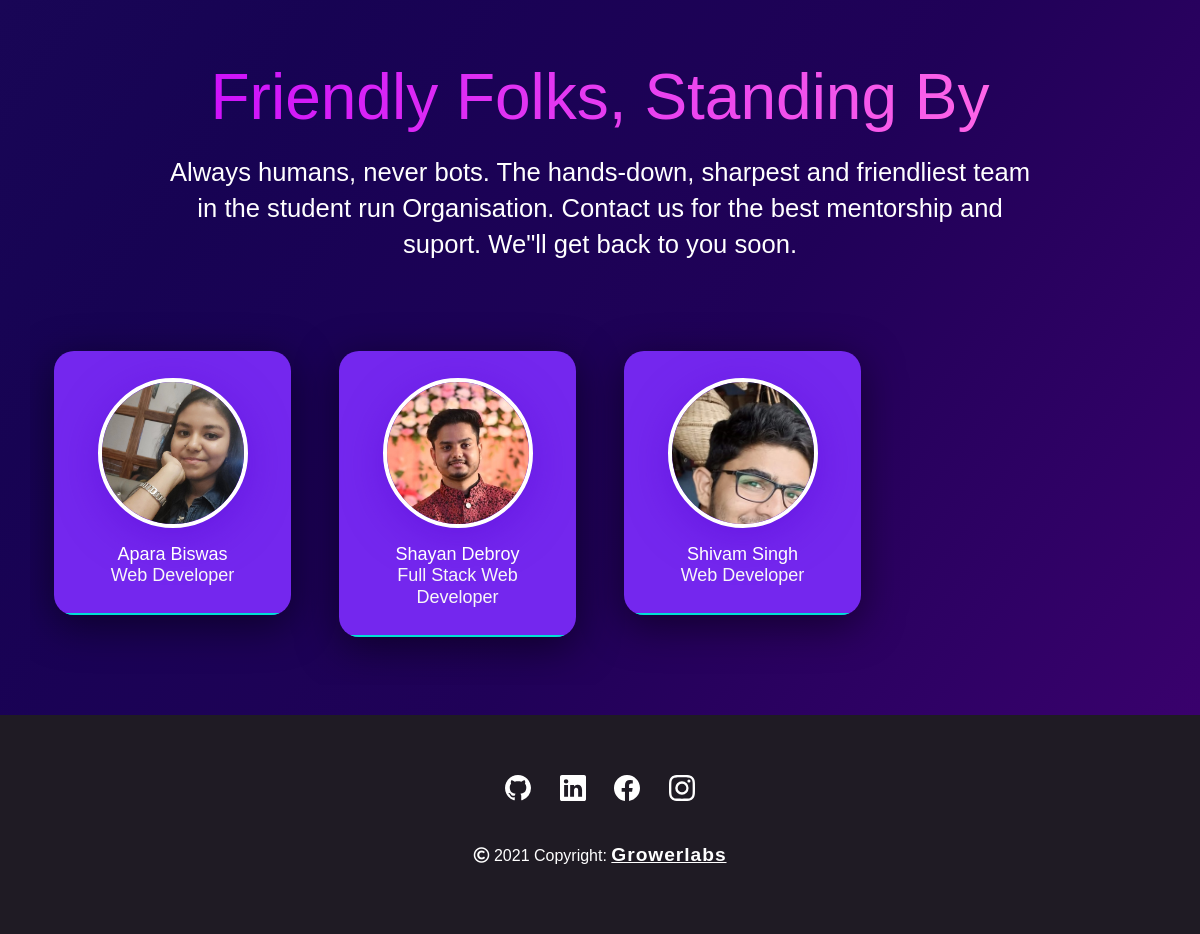
The app's page /about (lower part), older data.
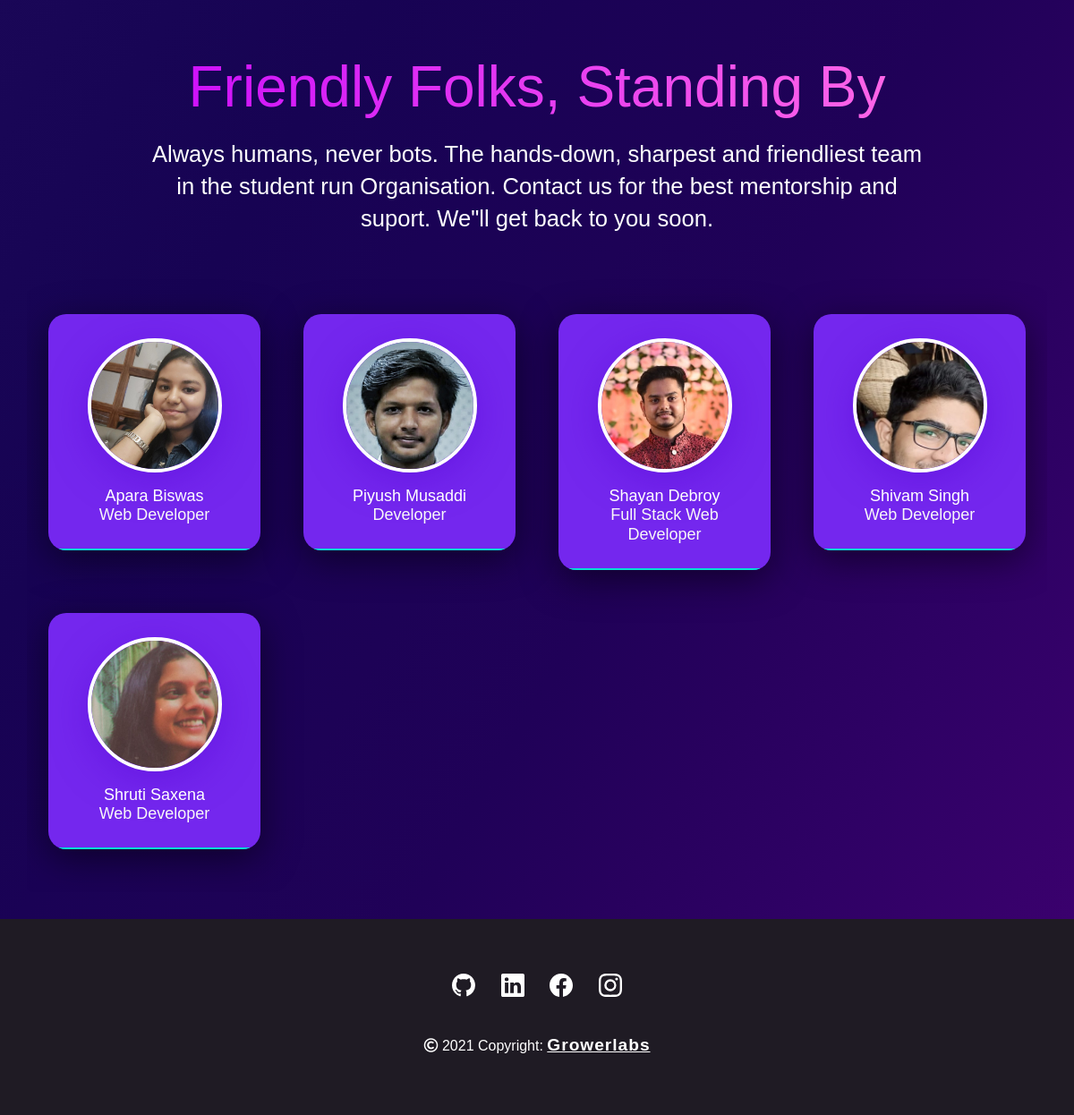
The same page, newer data.
### growerlabs/models.py (models this page shows, shortened)
class Profile(models.Model):
    name = models.CharField(max_length=300)
    role = models.CharField(max_length=300)
    bio = models.TextField(blank=True, null=True)
    dp = models.ImageField(upload_to = 'dp', null= True)
    prof_user = models.ForeignKey(User, on_delete=models.CASCADE)
    github_link = models.URLField(null= True, blank=True)
    portfolio_link = models.URLField(null= True, blank=True)
    insta_link = models.URLField(null= True, blank=True)
    linkedin_link = models.URLField(null= True, blank=True)
    skills = models.ManyToManyField(Skill, related_name="skills")

### growerlabs/views.py (the view)
# urls.py: path('about', views.about, name="about"),
def about(request):
    profile = Profile.objects.all().order_by('name')
    context = {
        "profile":profile,
    }
    return render(request, 'about.html', context)

### templates/about.html (shortened to what this page needs)
<!DOCTYPE html>
<html lang="en">
{% load static %}
<head>
    <link rel="stylesheet" href="{% static 'styleabout.css' %}">
    <link href="https://cdn.jsdelivr.net/npm/bootstrap@5.1.3/dist/css/bootstrap.min.css" rel="stylesheet"
>
    <link rel="stylesheet" href="https://use.fontawesome.com/releases/v5.15.4/css/all.css"
>
</head>
<body>
    <section class="container" id="features" style="overflow-x:hidden;">
        <div class="features-para">
            <h1>Friendly Folks, Standing By</h1>
            <p>Always humans, never bots. The hands-down,
                sharpest and friendliest team in the student run Organisation.
                Contact us for the best mentorship and suport. We"ll get back to you soon.</p>
        </div>
    </section>
    <section id="team-testimonials" class="container" style="overflow-x:hidden;">
        <div class="row mt-5">
            {% for i in profile %}
            <div class="col-lg-3 col-sm-6 col-6  mb-5 testimotionals ">
                <div id="card">
                    <div class="layer">
                    </div>
                    <div class="content">
                        <div class="image">
                            <a href="{% url 'profile' i.pk %}">
                            <img id="img" src="{{i.dp.url}}" alt="">
                        </a>
                        </div>
                        <div class="details">
                            <h2>{{i.name}}<br> <span>{{i.role}}</span></h2>
                        </div>
                    </div>
                </div>
            </div>
            {% endfor %}
        </div>
    </section>
    <div class="footer">
        <div class="gl_icons">
            <a href=""></a>
            <a href=""></a>
            <a href=""></a>
            <a href=""></a>
        </div>
        <div class="copyright">
            <p><i class="far fa-copyright"></i> 2021 Copyright: <span><a href="">Growerlabs</a></span></p>
        </div>
    </div>
</body>

Row changes from the older to the newer data that the page shows:
added Profile: dp (picture), name "Piyush Musaddi", role "Developer"
added Profile: dp (picture), name "Shruti Saxena", role "Web Developer"
